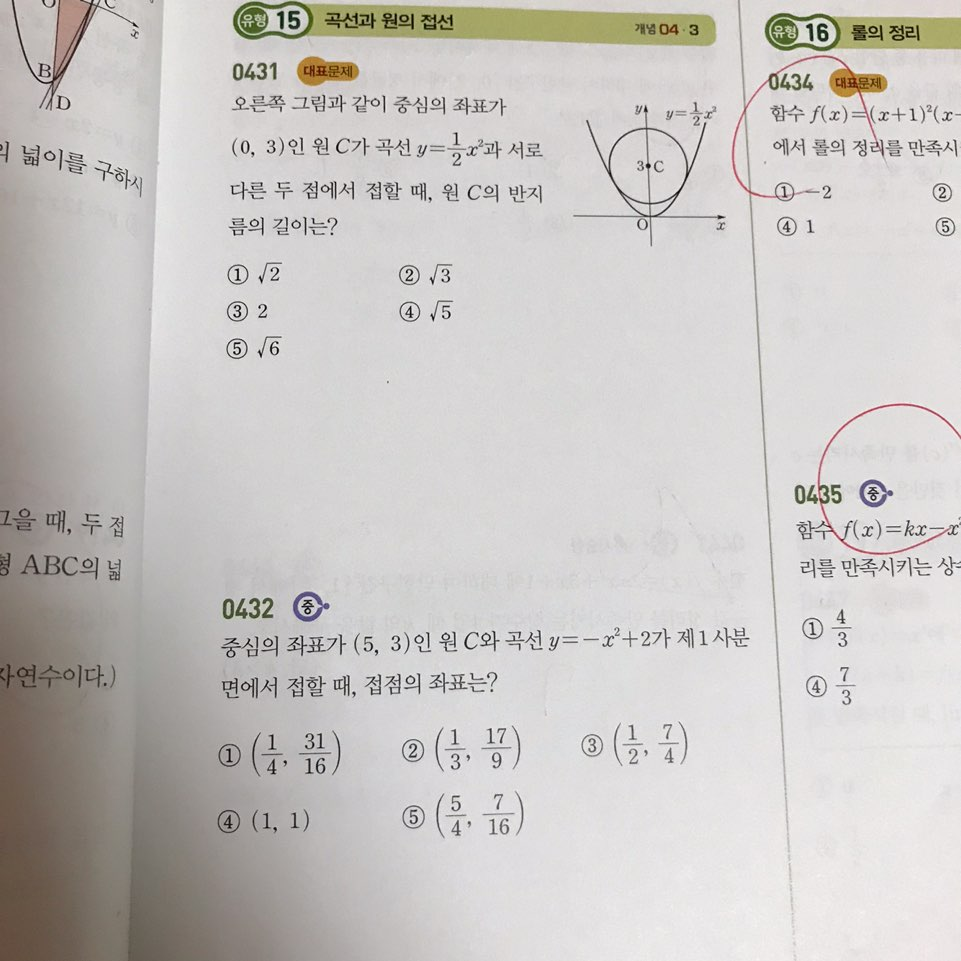
#> input picture KakaoTalk_20200703_154500794_08.jpg, 961 x 961 px; its folder holds only this picture in this run
$ python '200720 Text Extraction Only.py'
#> lines starting #> are read from the running program, lines starting #| are printed output that depends on the picture; after the words box and inside, x2 and y2 are one past the last pixel; in counts of white or black regions, pixels touching at a corner belong together
#> in image_wash, `img_thresh = cv2.adaptiveThreshold(img_dil, 255, cv2.ADAPTIVE_THRESH_M..`:
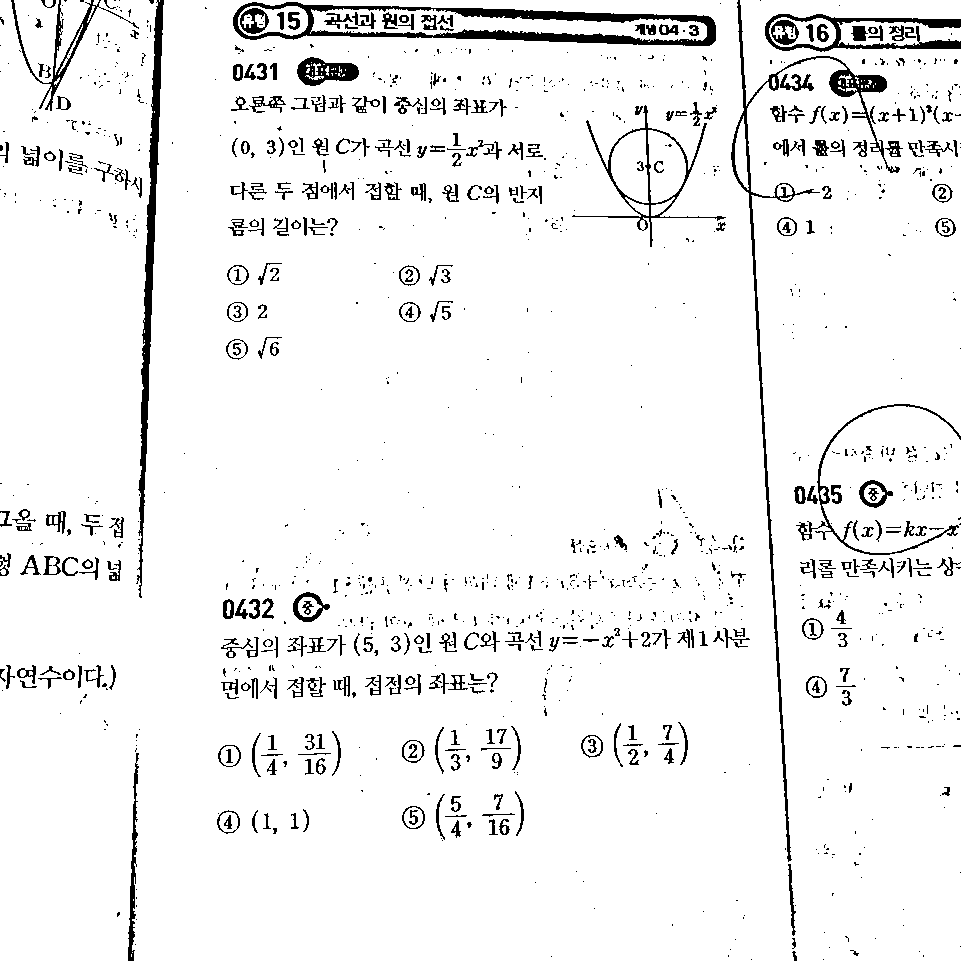
#> img_thresh: shape (961, 961); 94.3% white; 1367 black regions (956 under 20 px), largest, box (x1, y1, x2, y2) and area: (233, 2, 716, 46) 5956, (731, 0, 900, 862) 4628, (136, 0, 164, 598) 3874
import cv2
import numpy as np
import matplotlib as plt
import os
import io
import re
from google.cloud import vision
from google.cloud.vision import types

def image_crop(ori_img,img,img_full):
    img_name = img_full[0]
    kernel = cv2.getStructuringElement(cv2.MORPH_ELLIPSE, (3, 3))
    small = cv2.pyrDown(ori_img)
    clear_small = cv2.pyrDown(img)
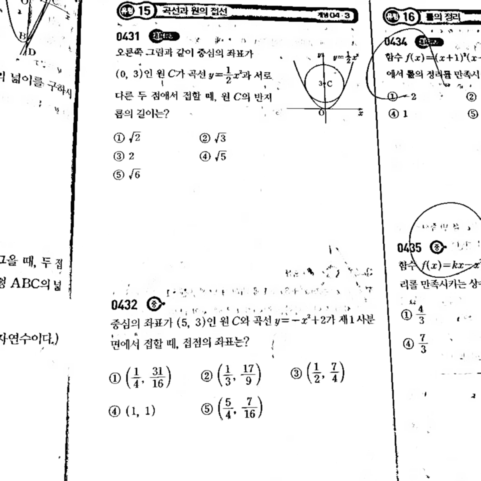
#> clear_small: shape (481, 481); min 0, max 255, mean 240.8
    grad = cv2.morphologyEx(small, cv2.MORPH_GRADIENT, kernel)
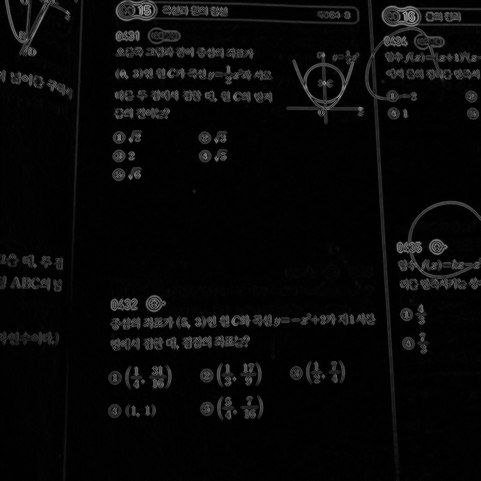
#> grad: shape (481, 481); min 0, max 163, mean 8.6
    #cv2.imshow('mg', grad)
    cv2.imwrite('mg' + img_name + '.' + img_full[1], grad)
    _, bw = cv2.threshold(grad, 0.0, 255.0, cv2.THRESH_BINARY | cv2.THRESH_OTSU)
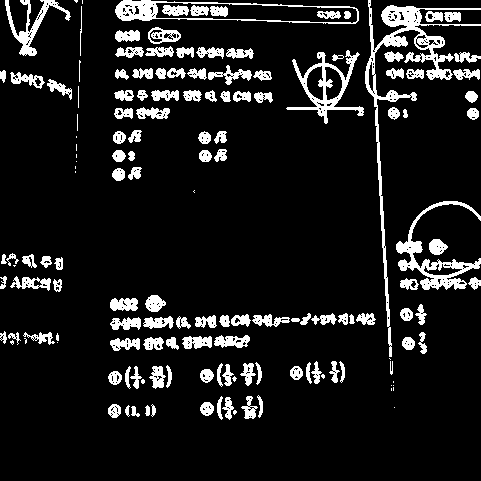
#> bw: shape (481, 481); 10.9% white; 152 white regions (26 under 20 px), largest, box (x1, y1, x2, y2) and area: (365, 0, 481, 357) 3546, (396, 201, 481, 290) 1753, (286, 50, 364, 124) 1375
    #cv2.imshow('t', bw)
    cv2.imwrite('t' + img_name + '.' + img_full[1], bw)
    kernel = cv2.getStructuringElement(cv2.MORPH_RECT, (9, 1))
    connected = cv2.morphologyEx(bw, cv2.MORPH_CLOSE, kernel)
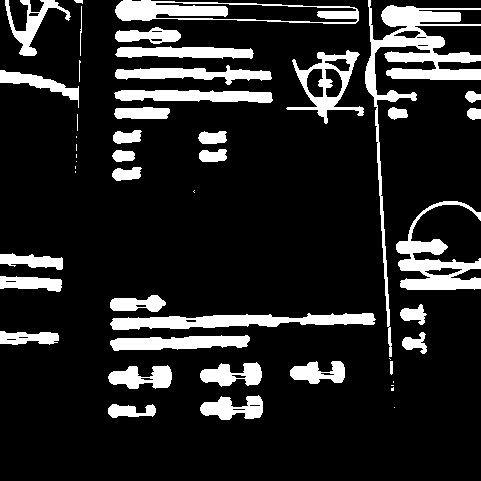
#> connected: shape (481, 481); 14.7% white; 49 white regions (13 under 20 px)
    #cv2.imshow('mc', connected)
    cv2.imwrite('mc' + img_name + '.' + img_full[1], connected)
    # using RETR_EXTERNAL instead of RETR_CCOMP
    contours, hierarchy = cv2.findContours(connected.copy(), cv2.RETR_EXTERNAL, cv2.CHAIN_APPROX_NONE)
#> contours = 49 contours, 16 with area under 20; largest, box (x1, y1, x2, y2) and area: (365, 0, 481, 357) 4988, (115, 0, 359, 24) 4088, (396, 201, 481, 290) 2614, (110, 313, 376, 330) 2434, (286, 50, 364, 124) 2364
    mask = np.zeros(bw.shape, dtype=np.uint8)
    crop_filename_list = list()
    for idx in range(len(contours)):
        height, width = bw.shape
        x, y, w, h = cv2.boundingRect(contours[idx])
        mask[y:y + h, x:x + w] = 0
        # 가장자리의 글씨들은 주된 문제가 아닐 것이기 때문에 제외.
        if x + w == width or x == 0 or y + h == height or y == 0:
            continue
        cv2.drawContours(mask, contours, idx, (255, 255, 255), -1)
        r = float(cv2.countNonZero(mask[y:y + h, x:x + w])) / (w * h)
        if r > 0.3 and w > 10 and h > 10:
            #cv2.rectangle(clear_small, (x, y), (x + w - 1, y + h - 1), (0, 255, 0), 2)
            cropped = clear_small[y:y + h, x:x + w]
            crop_filename = 'crop' + str(idx) + img_name + '.' + img_full[1]
            cv2.imwrite(crop_filename, cropped)
            crop_filename_list.append(crop_filename)
#> this loop made 49 passes
#> (x, y, w, h, r, crop_filename) on passes 2, 3, 7, 8, 10: (108, 404, 48, 14, 0.661, 'crop1KakaoTalk_20200703_154500794_08.jpg'), (200, 395, 63, 25, 0.622, 'crop2KakaoTalk_20200703_154500794_08.jpg'), (108, 365, 64, 24, 0.642, 'crop6KakaoTalk_20200703_154500794_08.jpg'), (200, 362, 62, 25, 0.613, 'crop7KakaoTalk_20200703_154500794_08.jpg'), (290, 361, 55, 23, 0.651, 'crop9KakaoTalk_20200703_154500794_08.jpg')
#> (x, y, w, h, r) on passes 1, 4, 5, 6, 9, 11: (394, 407, 1, 1, 1), (391, 387, 3, 4, 0.833), (391, 385, 3, 1, 1), (393, 381, 1, 2, 1), (390, 361, 3, 14, 0.952), (389, 358, 2, 2, 0.5)
#> pass 3, in image_crop, `cropped = clear_small[y:y + h, x:x + w]`:
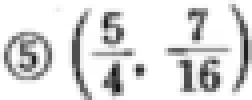
#> cropped: shape (25, 63) (shown 4 times larger); min 20, max 255, mean 221.1
#> after the loop:
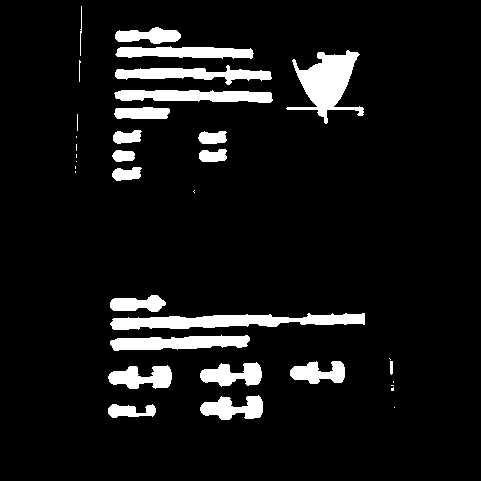
#> mask: shape (481, 481); 8.2% white; 35 white regions (13 under 20 px), largest, box (x1, y1, x2, y2) and area: (110, 313, 365, 330) 2597, (286, 50, 364, 124) 2547, (114, 90, 273, 103) 1589
#> after the loop, crop_filename_list = 22 items
    crop_filename_list.reverse()
    # show image with contours rect
    #cv2.imshow('rects', clear_small)
    #cv2.waitKey()

    text_extract(crop_filename_list, img_full)

def image_wash(filename):
    """
    1. Image Blurring by Bilateral Filtering
    경계선은 유지하며 전체적으로 밀도가 동일한 노이즈, 화이트 노이즈를 제거해
    경계선이 흐려지지 않고 이미지를 부드럽게 변환
    2. Image Dilation
    :param filename:
    :return:
    """
    img_full = filename.split('.')
    img_name = img_full[0]

    img = cv2.imread(filename,0)
    img_blur = cv2.GaussianBlur(img,(3,3),0)
    cv2.imwrite('blur'+filename,img_blur)
    img_dil = cv2.dilate(img,(3,3),iterations=1)
    """cv2.imshow('dil',img_dil)
    cv2.waitKey()"""
    img_thresh = cv2.adaptiveThreshold(img_dil, 255, cv2.ADAPTIVE_THRESH_MEAN_C,
                                       cv2.THRESH_BINARY, 21, 5)
    """cv2.imshow('thresh', img_thresh)
    cv2.waitKey()"""
    clahe = cv2.createCLAHE(clipLimit=2.0, tileGridSize=(4, 4))
    img_cl = clahe.apply(img_thresh)
    """cv2.imshow('CLAHE', img_cl)
    cv2.waitKey()
    cv2.destroyAllWindows()"""
    img_denoise = cv2.fastNlMeansDenoising(img_cl,h=50)
    """cv2.imshow('Denoise', img_denoise)
    cv2.waitKey()
    cv2.destroyAllWindows()"""
    kernel = np.array([[0, -1, 0],
                       [-1, 5, -1],
                       [0, -1, 0]])
    img_sharp = cv2.filter2D(img_denoise,-1,kernel)
    #cv2.imshow('sharp', img_sharp)
    cv2.imwrite('final'+filename,img_sharp)
    """cv2.waitKey()
    cv2.destroyAllWindows()"""

    image_crop(img,img_sharp,img_full)

def text_extract(file_list, filename_list):
    os.environ["GOOGLE_APPLICATION_CREDENTIALS"] = "C:/Program Files/VisionAPI/rosy-clover-282218-a95092db74bf.json"
    client = vision.ImageAnnotatorClient()
    modified_text = str()
    for path in file_list:
        print(path)
        with io.open(path, 'rb') as image_file:
            content = image_file.read()
        image = vision.types.Image(content=content)
        response = client.text_detection(image=image)
        texts = response.text_annotations
        print('Modified Texts:')
        try:
            print(texts[0].description)
            modified_text += ' '+texts[0].description
        except IndexError:
            continue
#> this loop made 1 pass
#| crop43KakaoTalk_20200703_154500794_08.jpg
#| Modified Texts:
#| <module 'google.cloud.vision.ImageAnnotatorClient_.text_detection_.text_annotations.description' from None>
#> after the loop, modified_text = ''

    with io.open(filename_list[0]+filename_list[1],'rb') as image_file:
        content = image_file.read()
    image = vision.types.Image(content=content)
    response = client.text_detection(image=image)
    texts = response.text_annotations
    print('Original Texts:')
    try:
        print(texts[0].description)
        ori_text = texts[0].description
    except IndexError:
        pass

    filename = filename_list[0]+'_vision_'+'.txt'
    with open(filename, "w", encoding='utf-8') as fp:
        fp.write("원본:\n")
        fp.write(ori_text+"\n")
        fp.write("\n전처리후:\n")
        fp.write(modified_text)

path = "./"
file_list = os.listdir(path)
file_list_image = [file for file in file_list if file.endswith(".jpg")]
file_list_png = [file for file in file_list if file.endswith(".PNG")]
file_list_image += file_list_png

for image in file_list_image:
    image_wash(image)
#> (the call stopped at in text_extract, `modified_text += ' '+texts[0].description`: google is not available in this run)
